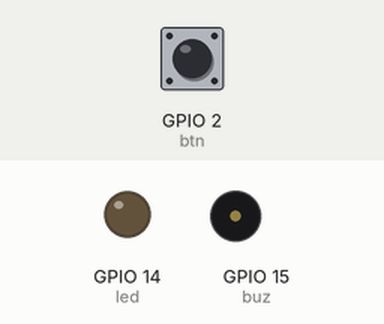
Bench run of a program on a simulated Raspberry Pi (BCM pin numbers). On the bench: output pins drawn as LEDs (lit = HIGH), buzzer (waves = sounding, pin HIGH). The test bench sets the inputs (shaded band); at power-on: GPIO 2 (btn) HIGH. Random numbers come from a fixed seed; what the program prints to the terminal is not drawn.

Above: at 0.1 s.
1.3 s: GPIO 2 (btn) pulled LOW for 3.2 s
At 2.78 s:
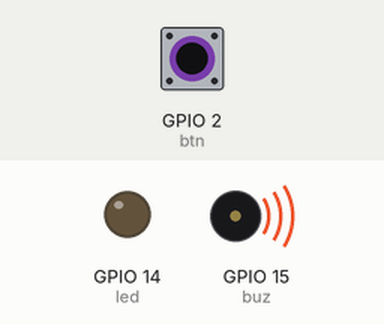
At 7.2 s:
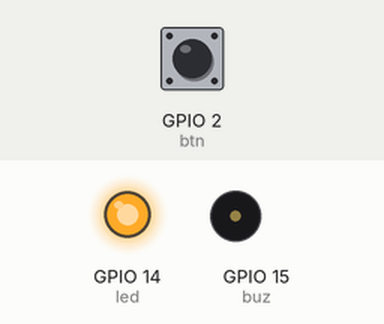
Timing chart, 0 to 12.0 s (numbered marks = the images above; inputs shaded):
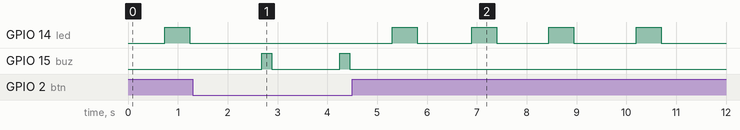

Measured:
- after the input at 1.3 s, GPIO 15 (buz): alternates HIGH for 0.20 s and LOW for 1.4 s, 4 changes in all, then stays LOW, starting after 1.4 s

The program:

mole.py
```python
from gpiozero import LED, Button, Buzzer
import time
from random import uniform

btn = Button(2, pull_up = True)
led = LED(14)
buz = Buzzer(15)

try :
    while True :
        time.sleep(uniform(0.6, 1.6))

        led.on()
        pressed = btn.wait_for_press(timeout = 0.5)
        led.off()

        if pressed :
            print('잡았다')
            buz.on()
            time.sleep(0.2)
            buz.off()
        else :
            print('놓쳤다,,')
except KeyboardInterrupt :
    pass
finally :
    led.off()
    buz.off()
    print("종료!")
```
